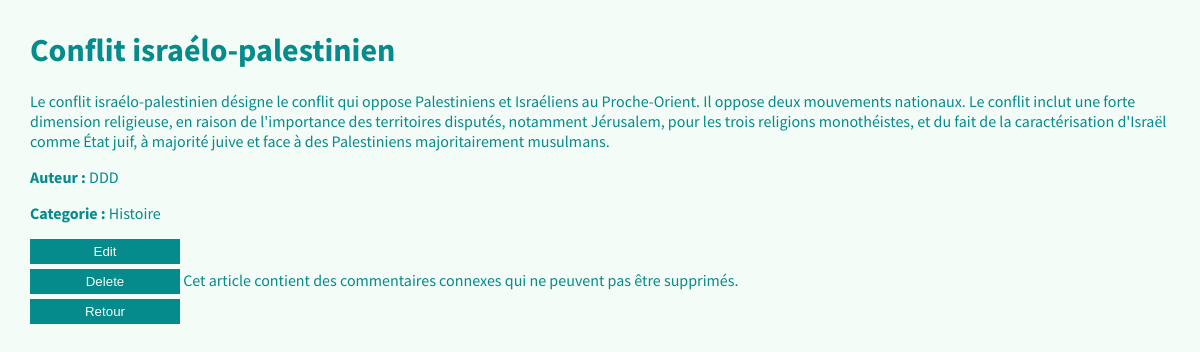
Screenshot of /article-show.php?id=4 with the database file from the repository.
### tables this page shows
CREATE TABLE IF NOT EXISTS `article` (
  `id` INT NOT NULL AUTO_INCREMENT,
  `titre` VARCHAR(45) NOT NULL,
  `text` TEXT(1000) NOT NULL,
  `auteur_id` INT NOT NULL,
  `categorie_id` INT NOT NULL,
  PRIMARY KEY (`id`),
  INDEX `fk_article_auteur_idx` (`auteur_id` ASC) ,
  INDEX `fk_article_categorie_idx` (`categorie_id` ASC) ,
  CONSTRAINT `fk_article_auteur`
    FOREIGN KEY (`auteur_id`)
    REFERENCES `utilisateur` (`id`)
    ON DELETE NO ACTION
    ON UPDATE NO ACTION,
  CONSTRAINT `fk_article_categorie`
    FOREIGN KEY (`categorie_id`)
    REFERENCES `categorie` (`id`)
    ON DELETE NO ACTION
    ON UPDATE NO ACTION);

CREATE TABLE IF NOT EXISTS `utilisateur` (
  `id` INT NOT NULL AUTO_INCREMENT,
  `nom` VARCHAR(45) NOT NULL,
  `email` VARCHAR(45) NOT NULL,
  PRIMARY KEY (`id`),
  UNIQUE INDEX `email_UNIQUE` (`email` ASC));

CREATE TABLE IF NOT EXISTS `categorie` (
  `id` INT NOT NULL AUTO_INCREMENT,
  `categorie` VARCHAR(45) NOT NULL,
  PRIMARY KEY (`id`));

### class/CRUD.php (called while the page is built, shortened)
<?php
class CRUD extends PDO {
    public function selectId($table, $value, $field = 'id'){
        $sql = "SELECT * FROM $table WHERE $field = '$value'";
        $stmt = $this->query($sql);
        $count = $stmt->rowCount();
        if($count == 1){
            return $stmt->fetch();
        }else{
            header('location: index.php');
        }
    }
    public function ilYaComments($articleId){
        $sql = "SELECT COUNT(*) FROM commentaire WHERE article_id = :articleId";
        $stmt = $this->prepare($sql);
        $stmt->bindValue(":articleId", $articleId);
        $stmt->execute();
        $count = $stmt->fetchColumn();
        return ($count > 0);
    }
}
?>

### article-show.php (the view, shortened to what this page needs)
<?php
if(isset($_GET['id']) && $_GET['id']!=null ){
    $id= $_GET['id'];
    require_once('class/CRUD.php');
    $crud = new CRUD;
    $article = $crud->selectId('article', $id);
    extract($article);
    $categorie = $crud->selectId('categorie', $categorie_id);
    $categorie_nom = $categorie['categorie'];
    $auteur = $crud->selectId('utilisateur', $auteur_id);
    $auteur_nom = $auteur['nom'];
}else{
    header('location:index.php');
}
?>
<!DOCTYPE html>
<html lang="en">
<head>
    <link rel="stylesheet" href="css/styles.css">
</head>
<body>
    <h1><?= $titre; ?></h1>
    <p><?= $text; ?></p>
    <p><strong>Auteur : </strong><?= $auteur_nom; ?></p>
    <p><strong>Categorie : </strong><?= $categorie_nom; ?></p>
    <button><a href="article-edit.php?id=<?= $id; ?>">Edit</a></button>
    <form action="article-delete.php" method="post">
        <button type="submit" name="delete">Delete</button>
        <?php
        if ($crud->ilYaComments($id)) {
            echo "Cet article contient des commentaires connexes qui ne peuvent pas être supprimés.";
        }
        ?>
    </form>
    <button><a href="index.php">Retour</a></button>
</body>
</html>

### css/styles.css (style rules this page uses)
* { box-sizing: border-box; }
body { font-family: 'Source Sans Pro', sans-serif; background-color: rgb(244, 252, 247); color: rgb(5, 139, 139); margin: 30px; }
button, input[type=submit] { padding: 10px; background-color: rgb(5, 139, 139); color: rgb(244, 252, 247); border: 0; }
a { text-decoration: none; background-color: rgb(5, 139, 139); color: rgb(244, 252, 247); padding: 5px; }
button, select { width: 150px; padding: 5px; text-align: center; }
button { margin-bottom: 5px; }

### rows the page displays
article: titre "Conflit israélo-palestinien", text "Le conflit israélo-palestinien désigne le conflit qui oppose Palestiniens et Israéliens au Proche-Orient. Il oppose deux mouvements nationaux. Le conflit inclut une forte dimension religieuse, en raison de l'importance des territoires disputés, notamment Jérusalem, pour les trois religions monothéistes, et du fait de la caractérisation d'Israël comme État juif, à majorité juive et face à des Palestiniens majoritairement musulmans."
utilisateur: nom "DDD"
categorie: categorie "Histoire"
